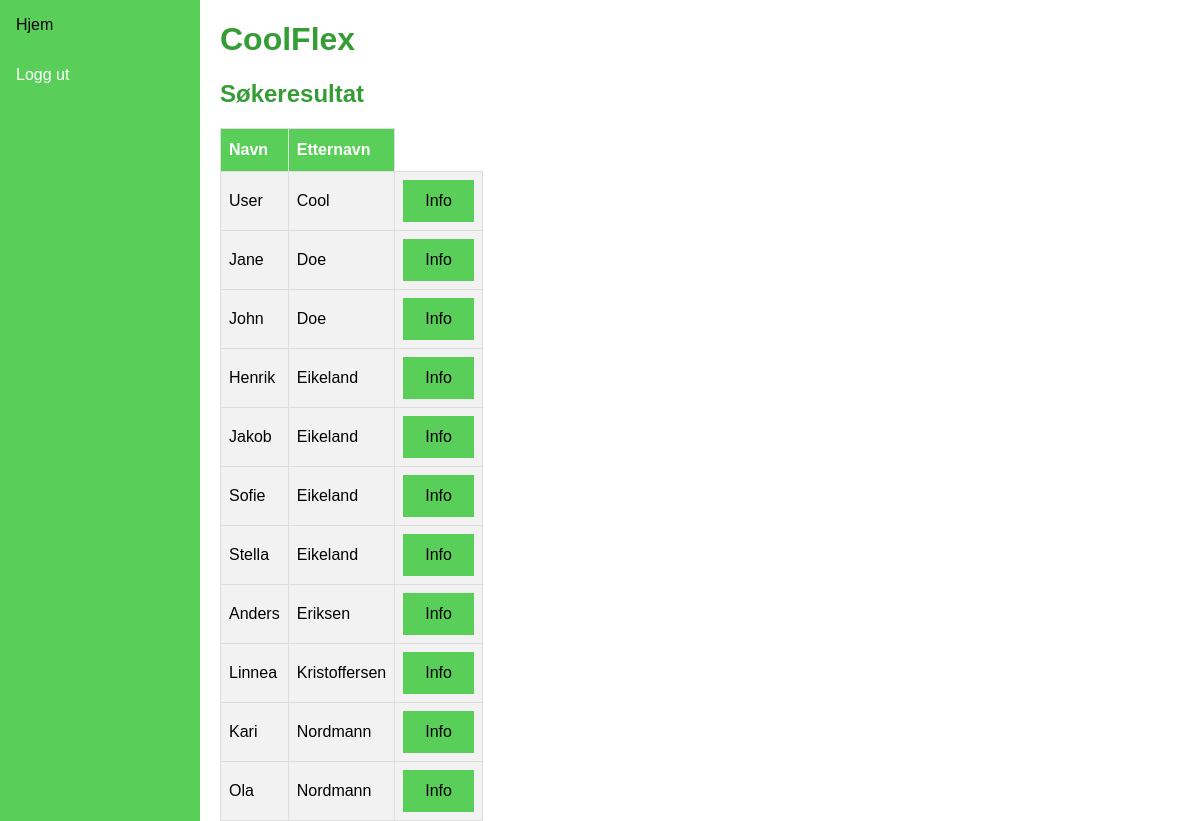
Screenshot of /search/ (signed in) with the database file from the repository.
### coolflex/models.py (models this page shows, shortened)
class CoolUser(models.Model):
    first_name = models.CharField(max_length=20, default="CoolUser")
    last_name = models.CharField(max_length=20, default ="")
    klasse = models.ForeignKey(Klasse, null=True, related_name="cooluser", on_delete=models.CASCADE)
    teacher = models.ForeignKey(User, blank=True, on_delete=models.CASCADE, related_name="+")
    parent = models.ForeignKey(User, blank=True, on_delete=models.CASCADE, related_name="+")
    status = models.CharField(max_length=3, default="DEF", blank=True, null=True)
    timestamp = models.CharField(max_length=20, default="N/A", blank=True, null=True)
    location = models.CharField(max_length=20, default="N/A", blank=True, null=True)
    class Meta:
        ordering = ["last_name", "first_name"]

### coolflex/views.py (the view)
# urls.py: path("search/", views.search, name="search_results"),
@login_required
@csrf_exempt
def search(request): #https://stackoverflow.com/questions/15050571/django-csrf-token-in-search-result-url
	query = request.GET.get('q', '')
	result = []
	result = CoolUser.objects.filter(
		Q(first_name__icontains=query) | Q(last_name__icontains=query)
	)
	context = {'query':query, 'result':result}
	return render(request, 'coolflex/search_results.html', context)

### coolflex/templates/coolflex/search_results.html
{% extends 'coolflex/base.html' %}
{% load static %}
{% block content %}
<h2>Søkeresultat</h2>
<table id="coolflex">
    <thead>
      <tr>
        <th>Navn</th>
        <th>Etternavn</th>
      </tr>
    </thead>
    <tbody>
        {% for user in result %}
            <tr>
                <tr>
                <td> {{ user.first_name }} </td>
                <td> {{ user.last_name }} </td>
                <td> <div class="button"><a href="{% url 'cooluser' user.id %}">Info</a></div> </td>
                </tr>
            </tr>
        {% endfor %}
    </tbody>
    </table>
{% endblock %}
{% block sidenav %}
<a href="{% url 'frontpage' %}">Hjem</a>
<a href="{% url 'logout' %}">Logg ut</a>
{% endblock %}

### coolflex/templates/coolflex/base.html (style rules this page uses)
.button a { background-color: rgb(89, 207, 89); color: black; border: 2px solid rgb(89, 207, 89); padding: 10px 20px; text-align: center; text-decoration: none; display: inline-block; }
#coolflex { font-family: Arial, Helvetica, sans-serif; border-collapse: collapse; white-space: nowrap; }
#coolflex td, #coolflex th { border: 1px solid #ddd; padding: 8px; }
#coolflex tr:nth-child(even) { background-color: #f2f2f2; }
#coolflex th { padding-top: 12px; padding-bottom: 12px; text-align: left; background-color: rgb(89, 207, 89); color: white; }
* { box-sizing: border-box; }
body { margin: 0; font-family: Arial, Helvetica, sans-serif; }
h1, h2, h3, p { color: rgb(54, 156, 54); }
.sidenav a { color: white; padding: 16px; text-decoration: none; display: block; }

### rows the page displays
CoolUser: first_name "User", last_name "Cool"
CoolUser: first_name "Jane", last_name "Doe"
CoolUser: first_name "John", last_name "Doe"
CoolUser: first_name "Henrik", last_name "Eikeland"
CoolUser: first_name "Jakob", last_name "Eikeland"
CoolUser: first_name "Sofie", last_name "Eikeland"
CoolUser: first_name "Stella", last_name "Eikeland"
CoolUser: first_name "Anders", last_name "Eriksen"
CoolUser: first_name "Linnea", last_name "Kristoffersen"
CoolUser: first_name "Kari", last_name "Nordmann"
CoolUser: first_name "Ola", last_name "Nordmann"
